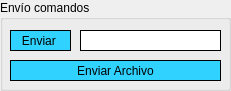
   <widget class="QGroupBox" name="groupBox_2">
    <property name="geometry">
     <rect>
      <x>10</x>
      <y>330</y>
      <width>231</width>
      <height>91</height>
     </rect>
    </property>
    <property name="layoutDirection">
     <enum>Qt::LeftToRight</enum>
    </property>
    <property name="title">
     <string>Envío comandos</string>
    </property>
    <widget class="QPushButton" name="btnenviar">
     <property name="geometry">
      <rect>
       <x>10</x>
       <y>30</y>
       <width>61</width>
       <height>21</height>
      </rect>
     </property>
     <property name="styleSheet">
      <string notr="true">QPushButton {
    border: 1px solid #000000;
    background-color: rgb(48, 210, 255);
}

QPushButton:hover {
    background-color: rgb(38, 190, 235);
}

QPushButton:pressed {
    background-color: rgb(58, 230, 255);
}
</string>
     </property>
     <property name="text">
      <string>Enviar </string>
     </property>
    </widget>
    <widget class="QLineEdit" name="txt_cmd">
     <property name="geometry">
      <rect>
       <x>80</x>
       <y>30</y>
       <width>141</width>
       <height>21</height>
      </rect>
     </property>
     <property name="styleSheet">
      <string notr="true">border: 1px solid #000000;

</string>
     </property>
    </widget>
    <widget class="QPushButton" name="btnarchivo">
     <property name="geometry">
      <rect>
       <x>10</x>
       <y>60</y>
       <width>211</width>
       <height>21</height>
      </rect>
     </property>
     <property name="styleSheet">
      <string notr="true">QPushButton {
    border: 1px solid #000000;
    background-color: rgb(48, 210, 255);
}

QPushButton:hover {
    background-color: rgb(38, 190, 235);
}

QPushButton:pressed {
    background-color: rgb(58, 230, 255);
}
</string>
     </property>
     <property name="text">
      <string>Enviar Archivo</string>
     </property>
    </widget>
   </widget>
